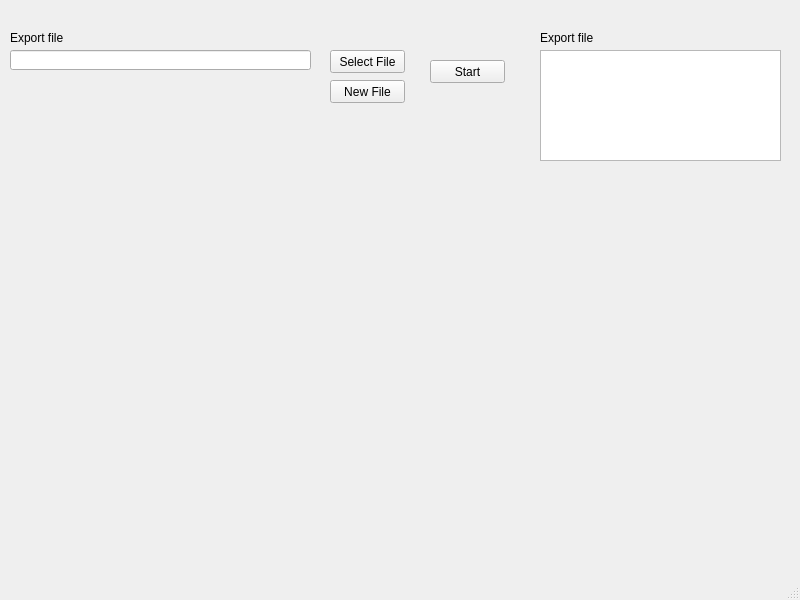
<?xml version="1.0" encoding="UTF-8"?>
<ui version="4.0">
 <class>MainWindow</class>
 <widget class="QMainWindow" name="MainWindow">
  <property name="geometry">
   <rect>
    <x>0</x>
    <y>0</y>
    <width>800</width>
    <height>600</height>
   </rect>
  </property>
  <property name="windowTitle">
   <string>MainWindow</string>
  </property>
  <widget class="QWidget" name="centralwidget">
   <widget class="QPushButton" name="startBtn">
    <property name="geometry">
     <rect>
      <x>430</x>
      <y>60</y>
      <width>75</width>
      <height>23</height>
     </rect>
    </property>
    <property name="text">
     <string>Start</string>
    </property>
   </widget>
   <widget class="QLineEdit" name="lineEdit">
    <property name="geometry">
     <rect>
      <x>10</x>
      <y>50</y>
      <width>301</width>
      <height>20</height>
     </rect>
    </property>
   </widget>
   <widget class="QLabel" name="label">
    <property name="geometry">
     <rect>
      <x>10</x>
      <y>30</y>
      <width>61</width>
      <height>16</height>
     </rect>
    </property>
    <property name="text">
     <string>Export file</string>
    </property>
   </widget>
   <widget class="QPushButton" name="selectFileBtn">
    <property name="geometry">
     <rect>
      <x>330</x>
      <y>50</y>
      <width>75</width>
      <height>23</height>
     </rect>
    </property>
    <property name="text">
     <string>Select File</string>
    </property>
   </widget>
   <widget class="QPushButton" name="newFileBtn">
    <property name="geometry">
     <rect>
      <x>330</x>
      <y>80</y>
      <width>75</width>
      <height>23</height>
     </rect>
    </property>
    <property name="text">
     <string>New File</string>
    </property>
   </widget>
   <widget class="QPlainTextEdit" name="outputPlainTextEdit">
    <property name="geometry">
     <rect>
      <x>540</x>
      <y>50</y>
      <width>241</width>
      <height>111</height>
     </rect>
    </property>
   </widget>
   <widget class="QLabel" name="label_2">
    <property name="geometry">
     <rect>
      <x>540</x>
      <y>30</y>
      <width>61</width>
      <height>16</height>
     </rect>
    </property>
    <property name="text">
     <string>Export file</string>
    </property>
   </widget>
  </widget>
  <widget class="QMenuBar" name="menubar">
   <property name="geometry">
    <rect>
     <x>0</x>
     <y>0</y>
     <width>800</width>
     <height>26</height>
    </rect>
   </property>
  </widget>
  <widget class="QStatusBar" name="statusbar"/>
 </widget>
 <resources/>
 <connections/>
</ui>
